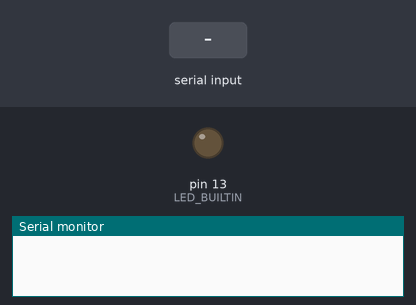
This sketch was run on a simulated Arduino Uno, built with avr-gcc and run on an emulated ATmega328P. On the bench: output pins drawn as LEDs (lit = HIGH), the last lines printed to the serial monitor. Inputs (shaded band) come from the test bench.

Above: at 1.2 s.
1.3 s: "11\n" received over Serial
At 2.4 s:
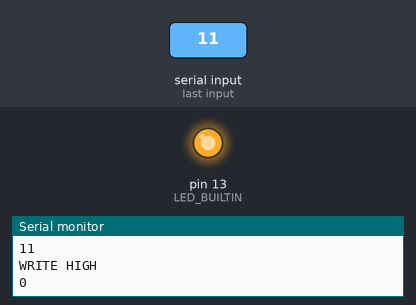
2.9 s: "22\n" received over Serial
At 3.6 s:
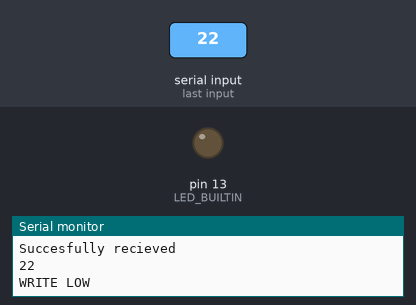
Timing chart, 0 to 5.9 s (numbered marks = the images above; inputs shaded):
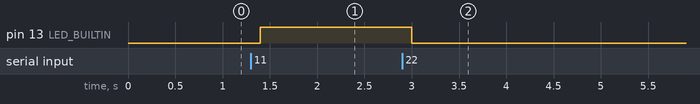

The sketch:

java_test.ino
```cpp
/*void setup(){
Serial.begin(9600);
}
void loop(){
Serial.println("Hello world");
delay(1000);
}*/

int val = 0;

void setup(){
Serial.begin(9600);
pinMode(LED_BUILTIN,OUTPUT);
}

void loop(){
  delay(100);
}

void serialEvent(){
  while(Serial.available()){
    val = Serial.parseInt();
    Serial.println(val);
    if(val == 11){
      digitalWrite(LED_BUILTIN,HIGH);
      Serial.println("WRITE HIGH");
    }
    else if(val == 22){
      digitalWrite(LED_BUILTIN,LOW);
      Serial.println("WRITE LOW");
    }
  }
  Serial.println("Succesfully recieved");
}
```

Measured:
- after the input at 1.3 s, pin 13 (LED_BUILTIN): LOW → HIGH after 0.10 s
- after the input at 2.9 s, pin 13 (LED_BUILTIN): HIGH → LOW after 0.10 s
